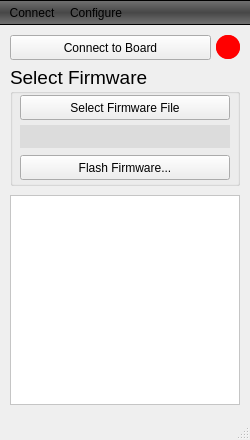
<?xml version="1.0" encoding="UTF-8"?>
<ui version="4.0">
 <class>MainWindow</class>
 <widget class="QMainWindow" name="MainWindow">
  <property name="geometry">
   <rect>
    <x>0</x>
    <y>0</y>
    <width>250</width>
    <height>440</height>
   </rect>
  </property>
  <property name="sizePolicy">
   <sizepolicy hsizetype="Fixed" vsizetype="Fixed">
    <horstretch>0</horstretch>
    <verstretch>0</verstretch>
   </sizepolicy>
  </property>
  <property name="minimumSize">
   <size>
    <width>250</width>
    <height>440</height>
   </size>
  </property>
  <property name="maximumSize">
   <size>
    <width>250</width>
    <height>440</height>
   </size>
  </property>
  <property name="contextMenuPolicy">
   <enum>Qt::NoContextMenu</enum>
  </property>
  <property name="windowTitle">
   <string>UAV Configuration</string>
  </property>
  <property name="styleSheet">
   <string notr="true"/>
  </property>
  <property name="iconSize">
   <size>
    <width>24</width>
    <height>24</height>
   </size>
  </property>
  <property name="animated">
   <bool>true</bool>
  </property>
  <widget class="QWidget" name="centralWidget">
   <property name="styleSheet">
    <string notr="true"/>
   </property>
   <widget class="QGroupBox" name="groupBox_SelectFW">
    <property name="enabled">
     <bool>true</bool>
    </property>
    <property name="geometry">
     <rect>
      <x>10</x>
      <y>40</y>
      <width>230</width>
      <height>121</height>
     </rect>
    </property>
    <property name="minimumSize">
     <size>
      <width>230</width>
      <height>100</height>
     </size>
    </property>
    <property name="maximumSize">
     <size>
      <width>230</width>
      <height>500</height>
     </size>
    </property>
    <property name="font">
     <font>
      <family>Arial</family>
      <pointsize>14</pointsize>
     </font>
    </property>
    <property name="title">
     <string>Select Firmware</string>
    </property>
    <widget class="QLabel" name="fileLabel">
     <property name="geometry">
      <rect>
       <x>10</x>
       <y>60</y>
       <width>210</width>
       <height>23</height>
      </rect>
     </property>
     <property name="sizePolicy">
      <sizepolicy hsizetype="Preferred" vsizetype="Fixed">
       <horstretch>0</horstretch>
       <verstretch>0</verstretch>
      </sizepolicy>
     </property>
     <property name="minimumSize">
      <size>
       <width>210</width>
       <height>0</height>
      </size>
     </property>
     <property name="maximumSize">
      <size>
       <width>210</width>
       <height>16777215</height>
      </size>
     </property>
     <property name="font">
      <font>
       <family>Arial</family>
       <pointsize>9</pointsize>
      </font>
     </property>
     <property name="styleSheet">
      <string notr="true">background-color:rgb(220, 220, 220);</string>
     </property>
    </widget>
    <widget class="QPushButton" name="SelectFirmwareButton">
     <property name="geometry">
      <rect>
       <x>10</x>
       <y>30</y>
       <width>210</width>
       <height>25</height>
      </rect>
     </property>
     <property name="sizePolicy">
      <sizepolicy hsizetype="Ignored" vsizetype="Fixed">
       <horstretch>0</horstretch>
       <verstretch>0</verstretch>
      </sizepolicy>
     </property>
     <property name="minimumSize">
      <size>
       <width>210</width>
       <height>25</height>
      </size>
     </property>
     <property name="maximumSize">
      <size>
       <width>210</width>
       <height>25</height>
      </size>
     </property>
     <property name="font">
      <font>
       <family>Arial</family>
       <pointsize>9</pointsize>
      </font>
     </property>
     <property name="text">
      <string>Select Firmware File</string>
     </property>
    </widget>
    <widget class="QPushButton" name="flashButton">
     <property name="geometry">
      <rect>
       <x>10</x>
       <y>90</y>
       <width>210</width>
       <height>25</height>
      </rect>
     </property>
     <property name="minimumSize">
      <size>
       <width>210</width>
       <height>25</height>
      </size>
     </property>
     <property name="maximumSize">
      <size>
       <width>210</width>
       <height>25</height>
      </size>
     </property>
     <property name="font">
      <font>
       <family>Arial</family>
       <pointsize>9</pointsize>
      </font>
     </property>
     <property name="text">
      <string>Flash Firmware...</string>
     </property>
    </widget>
   </widget>
   <widget class="QTextBrowser" name="textFlashOutput">
    <property name="geometry">
     <rect>
      <x>10</x>
      <y>170</y>
      <width>230</width>
      <height>210</height>
     </rect>
    </property>
    <property name="sizePolicy">
     <sizepolicy hsizetype="Fixed" vsizetype="Expanding">
      <horstretch>0</horstretch>
      <verstretch>0</verstretch>
     </sizepolicy>
    </property>
    <property name="minimumSize">
     <size>
      <width>230</width>
      <height>210</height>
     </size>
    </property>
    <property name="maximumSize">
     <size>
      <width>230</width>
      <height>210</height>
     </size>
    </property>
    <property name="font">
     <font>
      <family>Arial</family>
      <pointsize>9</pointsize>
     </font>
    </property>
    <property name="styleSheet">
     <string notr="true">background-color: white;
padding: 10px;</string>
    </property>
    <property name="undoRedoEnabled">
     <bool>false</bool>
    </property>
   </widget>
   <widget class="QPushButton" name="btn_connectBoard">
    <property name="geometry">
     <rect>
      <x>10</x>
      <y>10</y>
      <width>201</width>
      <height>25</height>
     </rect>
    </property>
    <property name="text">
     <string>Connect to Board</string>
    </property>
   </widget>
   <widget class="QScrollArea" name="scrollArea">
    <property name="geometry">
     <rect>
      <x>216</x>
      <y>10</y>
      <width>24</width>
      <height>24</height>
     </rect>
    </property>
    <property name="styleSheet">
     <string notr="true">background-color: red;
border-radius: 12;</string>
    </property>
    <property name="widgetResizable">
     <bool>true</bool>
    </property>
    <widget class="QWidget" name="scrollAreaWidgetContents">
     <property name="geometry">
      <rect>
       <x>0</x>
       <y>0</y>
       <width>24</width>
       <height>24</height>
      </rect>
     </property>
    </widget>
   </widget>
  </widget>
  <widget class="QToolBar" name="mainToolBar">
   <property name="enabled">
    <bool>true</bool>
   </property>
   <property name="sizePolicy">
    <sizepolicy hsizetype="Preferred" vsizetype="Fixed">
     <horstretch>0</horstretch>
     <verstretch>0</verstretch>
    </sizepolicy>
   </property>
   <property name="font">
    <font>
     <family>Arial</family>
     <pointsize>10</pointsize>
    </font>
   </property>
   <property name="layoutDirection">
    <enum>Qt::LeftToRight</enum>
   </property>
   <property name="styleSheet">
    <string notr="true">QToolBar {
background-color: qlineargradient(spread:pad, x1:0, y1:0, x2:0, y2:1, stop:0 rgba(115, 115, 115, 255), stop:0.505682 rgba(71, 71, 71, 255), stop:0.982955 rgba(115, 115, 115, 255));
border-top: 1px solid;
border-bottom: 1px solid;
}</string>
   </property>
   <property name="movable">
    <bool>false</bool>
   </property>
   <property name="allowedAreas">
    <set>Qt::AllToolBarAreas</set>
   </property>
   <property name="iconSize">
    <size>
     <width>48</width>
     <height>32</height>
    </size>
   </property>
   <attribute name="toolBarArea">
    <enum>TopToolBarArea</enum>
   </attribute>
   <attribute name="toolBarBreak">
    <bool>false</bool>
   </attribute>
   <addaction name="actionConnect"/>
   <addaction name="actionConfigure"/>
  </widget>
  <widget class="QMenuBar" name="menuBar">
   <property name="enabled">
    <bool>true</bool>
   </property>
   <property name="geometry">
    <rect>
     <x>0</x>
     <y>0</y>
     <width>250</width>
     <height>0</height>
    </rect>
   </property>
   <property name="maximumSize">
    <size>
     <width>16777215</width>
     <height>0</height>
    </size>
   </property>
   <widget class="QMenu" name="menuCalls">
    <property name="title">
     <string>Calls</string>
    </property>
    <addaction name="actionConnect"/>
    <addaction name="separator"/>
   </widget>
   <widget class="QMenu" name="menuTools">
    <property name="title">
     <string>Tools</string>
    </property>
    <addaction name="actionConfigure"/>
   </widget>
   <widget class="QMenu" name="menuWidgets">
    <property name="title">
     <string>Widgets</string>
    </property>
   </widget>
   <widget class="QMenu" name="menuHelp">
    <property name="title">
     <string>Help</string>
    </property>
   </widget>
   <addaction name="menuCalls"/>
   <addaction name="menuTools"/>
   <addaction name="menuWidgets"/>
   <addaction name="menuHelp"/>
  </widget>
  <widget class="QStatusBar" name="statusBar"/>
  <action name="actionConnect">
   <property name="checkable">
    <bool>false</bool>
   </property>
   <property name="icon">
    <iconset resource="../terminal.qrc">
     <normaloff>:/images/connect-24.png</normaloff>:/images/connect-24.png</iconset>
   </property>
   <property name="text">
    <string>Connect</string>
   </property>
   <property name="toolTip">
    <string>Connect to serial port</string>
   </property>
   <property name="shortcut">
    <string>Ctrl+C</string>
   </property>
   <property name="visible">
    <bool>true</bool>
   </property>
  </action>
  <action name="actionConfigure">
   <property name="icon">
    <iconset resource="../terminal.qrc">
     <normaloff>:/images/settings.png</normaloff>:/images/settings.png</iconset>
   </property>
   <property name="text">
    <string>Configure</string>
   </property>
   <property name="toolTip">
    <string>Configure serial port</string>
   </property>
   <property name="shortcut">
    <string>Alt+C</string>
   </property>
  </action>
 </widget>
 <layoutdefault spacing="6" margin="11"/>
 <resources>
  <include location="../terminal.qrc"/>
 </resources>
 <connections/>
</ui>
